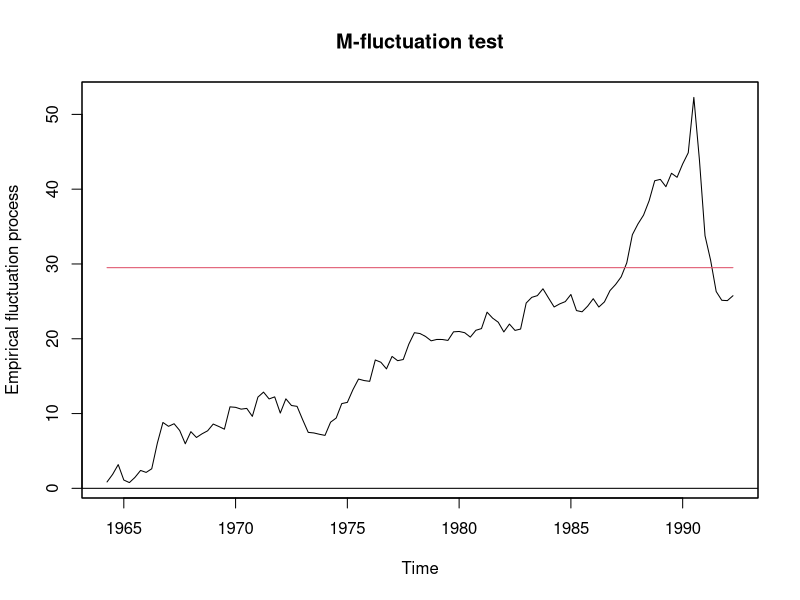

Reproduce this figure in R.
library(dynlm)


### Name: M1Germany
### Title: German M1 Money Demand
### Aliases: M1Germany
### Keywords: datasets

### ** Examples

data("M1Germany")
## fit the model of Luetkepohl et al. (1999) on the history period
## before the monetary unification 
histfm <- dynlm(d(logm1) ~ d(L(loggnp, 2)) + d(interest) + d(L(interest)) + d(logprice) +
                           L(logm1) + L(loggnp) + L(interest) +
                           season(logm1, ref = 4),
                data = M1Germany, start = c(1961, 1), end = c(1990, 2))

## fit on extended sample period
fm <- update(histfm, end = c(1995, 4))

if(require("strucchange")) {
  scus <- gefp(fm, fit = NULL)
  plot(scus, functional = supLM(0.1))
}
